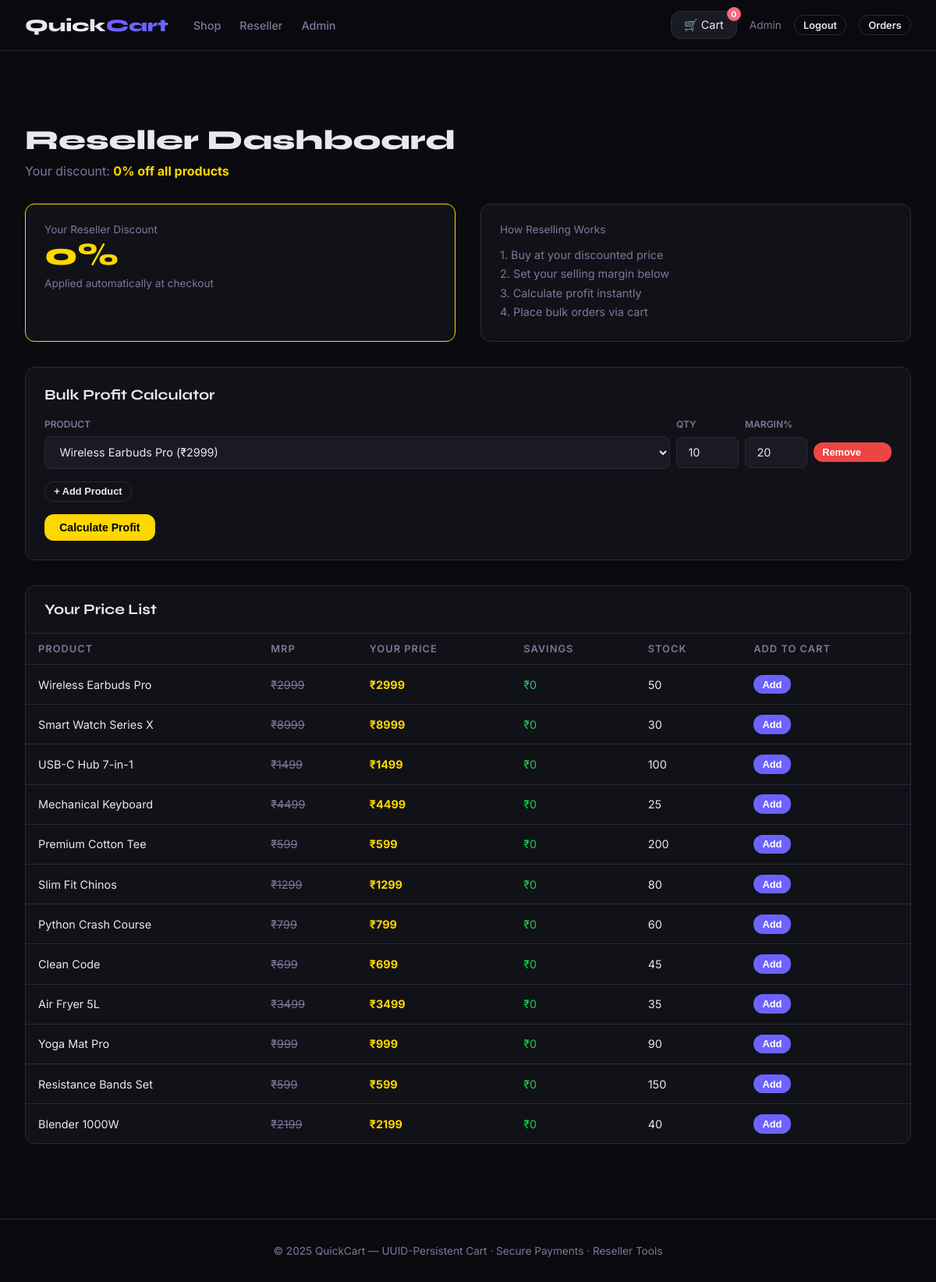
Screenshot of /reseller (signed in) with the database file from the repository.
### app.py (models this page shows, shortened)
class User(UserMixin, db.Model):
    __tablename__ = 'users'
    id            = db.Column(db.Integer, primary_key=True)
    name          = db.Column(db.String(120), nullable=False)
    email         = db.Column(db.String(120), unique=True, nullable=False)
    password_hash = db.Column(db.String(256), nullable=False)
    role          = db.Column(db.String(20), default='customer')  # admin / customer / reseller
    reseller_discount = db.Column(db.Float, default=0.0)          # % discount for resellers
    created_at    = db.Column(db.DateTime, default=datetime.utcnow)
    orders        = db.relationship('Order', backref='buyer', lazy=True)

class Product(db.Model):
    __tablename__ = 'products'
    id          = db.Column(db.Integer, primary_key=True)
    name        = db.Column(db.String(200), nullable=False)
    description = db.Column(db.Text)
    price       = db.Column(db.Float, nullable=False)
    stock       = db.Column(db.Integer, default=0)
    category_id = db.Column(db.Integer, db.ForeignKey('categories.id'))
    image_url   = db.Column(db.String(300), default='')   # kept for legacy / URL fallback
    sku         = db.Column(db.String(80), unique=True)
    created_at  = db.Column(db.DateTime, default=datetime.utcnow)
    is_active   = db.Column(db.Boolean, default=True)
    images      = db.relationship('ProductImage', backref='product',
                                  lazy=True, cascade='all, delete-orphan',
                                  order_by='ProductImage.sort_order')

### app.py (the view)
@app.route('/reseller')
@login_required
def reseller_dashboard():
    if current_user.role not in ('reseller', 'admin'):
        flash('Reseller access required.', 'danger')
        return redirect(url_for('index'))
    products = Product.query.filter_by(is_active=True).all()
    return render_template('reseller.html', products=products,
                           discount=current_user.reseller_discount)

### app.py (called while the page is built)
@login_manager.user_loader
def load_user(user_id):
    return User.query.get(int(user_id))

### templates/reseller.html (shortened to what this page needs)
{% extends "base.html" %}
{% block content %}
<div class="container">
  <div class="page-header">
    <h1>Reseller Dashboard</h1>
    <p>Your discount: <strong style="color:var(--gold);">{{ discount|int }}% off all products</strong></p>
  </div>
  <div style="display:grid; grid-template-columns:1fr 1fr; gap:2rem; margin-bottom:2rem;">
    <div class="card" style="border-color:var(--gold);">
      <div style="font-size:.85rem; color:var(--muted);">Your Reseller Discount</div>
      <div style="font-size:2.5rem; font-weight:800; font-family:'Syne',sans-serif; color:var(--gold);">{{ discount|int }}%</div>
      <div style="font-size:.85rem; color:var(--muted); margin-top:.3rem;">Applied automatically at checkout</div>
    </div>
    <div class="card">
      <div style="font-size:.85rem; color:var(--muted);">How Reselling Works</div>
      <div style="font-size:.9rem; color:var(--muted); margin-top:.8rem; line-height:1.7;">
        1. Buy at your discounted price<br>
        2. Set your selling margin below<br>
        3. Calculate profit instantly<br>
        4. Place bulk orders via cart
      </div>
    </div>
  </div>
  <div class="card" style="margin-bottom:2rem;">
    <h3 style="margin-bottom:1.2rem;">Bulk Profit Calculator</h3>
    <div style="display:grid; grid-template-columns:2fr 80px 80px 100px; gap:.5rem; margin-bottom:.5rem;">
      <div style="font-size:.75rem; color:var(--muted); font-weight:600; text-transform:uppercase;">Product</div>
      <div style="font-size:.75rem; color:var(--muted); font-weight:600; text-transform:uppercase;">Qty</div>
      <div style="font-size:.75rem; color:var(--muted); font-weight:600; text-transform:uppercase;">Margin%</div>
      <div></div>
    </div>
    <div id="calc-rows">
      <div class="calc-row">
        <select class="prod-select" style="width:100%;">
          {% for p in products %}
          <option value="{{ p.id }}" data-price="{{ p.price }}">{{ p.name }} (₹{{ "%.0f"|format(p.price) }})</option>
          {% endfor %}
        </select>
        <input type="number" class="qty-input" value="10" min="1">
        <input type="number" class="margin-input" value="20" min="0" max="200">
        <button class="btn btn-danger btn-sm" onclick="removeRow(this)">Remove</button>
      </div>
    </div>
    <button class="btn btn-outline btn-sm" onclick="addRow()" style="margin-top:.5rem;">+ Add Product</button>
    <div style="margin-top:1rem;">
      <button class="btn btn-gold" onclick="calculate()">Calculate Profit</button>
    </div>
  </div>
  <div class="card" style="padding:0; overflow:hidden;">
    <div style="padding:1.2rem 1.5rem; border-bottom:1px solid var(--border);">
      <h3>Your Price List</h3>
    </div>
    <table>
      <thead><tr><th>Product</th><th>MRP</th><th>Your Price</th><th>Savings</th><th>Stock</th><th>Add to Cart</th></tr></thead>
      <tbody>
      {% for p in products %}
      {% set your_price = p.price * (1 - discount/100) %}
      <tr>
        <td>{{ p.name }}</td>
        <td style="color:var(--muted); text-decoration:line-through;">₹{{ "%.0f"|format(p.price) }}</td>
        <td style="color:var(--gold); font-weight:700;">₹{{ "%.0f"|format(your_price) }}</td>
        <td style="color:var(--success);">₹{{ "%.0f"|format(p.price - your_price) }}</td>
        <td>{{ p.stock }}</td>
        <td><button class="btn btn-primary btn-sm" onclick="addToCart({{ p.id }})">Add</button></td>
      </tr>
      {% endfor %}
      </tbody>
    </table>
  </div>
</div>
{% endblock %}

### templates/base.html (shortened to what this page needs)
<!DOCTYPE html>
<html lang="en">
<head>
</head>
<body>
<nav>
  <div class="nav-inner">
    <a href="/" class="nav-brand">Quick<span>Cart</span></a>
    <div class="nav-links">
      <a href="/shop">Shop</a>
      {% if current_user.is_authenticated and current_user.role in ['reseller','admin'] %}
      <a href="/reseller">Reseller</a>
      {% endif %}
      {% if current_user.is_authenticated and current_user.role == 'admin' %}
      <a href="/admin">Admin</a>
      {% endif %}
    </div>
    <div class="nav-right">
      <a href="/cart" class="cart-btn">
        🛒 Cart
        <span class="cart-badge" id="cart-badge">0</span>
      </a>
      {% if current_user.is_authenticated %}
        <span style="color:var(--muted); font-size:.85rem;">{{ current_user.name }}</span>
        <a href="/logout" class="btn btn-outline btn-sm">Logout</a>
        <a href="/orders" class="btn btn-outline btn-sm">Orders</a>
      {% else %}
        <a href="/login"    class="btn btn-outline btn-sm">Login</a>
        <a href="/register" class="btn btn-primary btn-sm">Register</a>
      {% endif %}
    </div>
  </div>
</nav>
<div class="alerts" style="padding-top:.8rem;">
</div>
{% block content %}{% endblock %}
<footer>
  <p>© 2025 QuickCart — UUID-Persistent Cart · Secure Payments · Reseller Tools</p>
</footer>
</body>
</html>

### templates/base.html (style rules this page uses)
:root { --bg: #0a0a0f; --bg2: #111118; --bg3: #1a1a24; --border: #2a2a3a; --accent: #6c63ff; --accent2: #ff6584; --gold: #ffd700; --text: #e8e8f0; --muted: #7a7a9a; --success: #22c55e; --danger: #ef4444; --warning: #f59e0b; --radius: 12px; --shadow: 0 8px 32px rgba(0,0,0,.5); }
*, *::before, *::after { box-sizing: border-box; margin: 0; padding: 0; }
body { background: var(--bg); color: var(--text); font-family: 'Inter', sans-serif; min-height: 100vh; }
a { color: var(--accent); text-decoration: none; }
h1,h2,h3,h4 { font-family: 'Syne', sans-serif; }
nav { position: sticky; top: 0; z-index: 100; background: rgba(10,10,15,.92); backdrop-filter: blur(20px); border-bottom: 1px solid var(--border); padding: 0 2rem; }
.nav-inner { max-width: 1300px; margin: auto; display: flex; align-items: center; gap: 2rem; height: 64px; }
.nav-brand { font-family: 'Syne', sans-serif; font-weight: 800; font-size: 1.4rem; color: var(--text) !important; text-decoration: none !important; }
.nav-brand span { color: var(--accent); }
.nav-links { display: flex; gap: 1.5rem; align-items: center; }
.nav-links a { color: var(--muted); font-size: .9rem; font-weight: 500; transition: color .2s; text-decoration: none !important; }
.nav-right { margin-left: auto; display: flex; gap: 1rem; align-items: center; }
.cart-btn { position: relative; background: var(--bg3); border: 1px solid var(--border); color: var(--text); padding: .5rem 1rem; border-radius: var(--radius); font-size: .9rem; cursor: pointer; text-decoration: none !important; display: flex; align-items: center; gap: .5rem; }
.cart-badge { position: absolute; top: -6px; right: -6px; background: var(--accent2); color: #fff; border-radius: 50%; width: 18px; height: 18px; font-size: .65rem; font-weight: 700; display: flex; align-items: center; justify-content: center; }
.btn { display: inline-flex; align-items: center; gap: .4rem; padding: .55rem 1.2rem; border-radius: var(--radius); border: none; font-size: .88rem; font-weight: 600; cursor: pointer; transition: all .2s; text-decoration: none !important; }
.btn-primary { background: var(--accent); color: #fff; }
.btn-danger { background: var(--danger); color: #fff; }
.btn-outline { background: transparent; border: 1px solid var(--border); color: var(--text); }
.btn-sm { padding: .3rem .7rem; font-size: .8rem; }
.btn-gold { background: var(--gold); color: #000; }
.container { max-width: 1300px; margin: auto; padding: 2rem; }
.page-header { padding: 3rem 0 2rem; }
.page-header h1 { font-size: 2.2rem; font-weight: 800; }
.page-header p { color: var(--muted); margin-top: .5rem; }
.card { background: var(--bg2); border: 1px solid var(--border); border-radius: var(--radius); padding: 1.5rem; }
.alerts { max-width: 1300px; margin: 0 auto; padding: 0 2rem; }
table { width: 100%; border-collapse: collapse; }
th { text-align: left; padding: .75rem 1rem; font-size: .8rem; font-weight: 600; text-transform: uppercase; letter-spacing: .08em; color: var(--muted); border-bottom: 1px solid var(--border); }
td { padding: .8rem 1rem; border-bottom: 1px solid var(--border); font-size: .9rem; }
tr:last-child td { border-bottom: none; }
input, select, textarea { width: 100%; background: var(--bg3); border: 1px solid var(--border); color: var(--text); padding: .65rem .9rem; border-radius: 8px; font-size: .9rem; outline: none; transition: border-color .2s; font-family: inherit; }
footer { border-top: 1px solid var(--border); padding: 2rem; text-align: center; color: var(--muted); font-size: .85rem; margin-top: 4rem; }

### templates/reseller.html (style rules this page uses)
.calc-row { display:grid; grid-template-columns:2fr 80px 80px 100px; gap:.5rem; align-items:center; margin-bottom:.5rem; }

### rows the page displays
User: name "Admin", reseller_discount "0"
Product: name "Wireless Earbuds Pro", price "2999", your_price "2999", p.price-your_price "0", stock "50"
Product: name "Smart Watch Series X", price "8999", your_price "8999", p.price-your_price "0", stock "30"
Product: name "USB-C Hub 7-in-1", price "1499", your_price "1499", p.price-your_price "0", stock "100"
Product: name "Mechanical Keyboard", price "4499", your_price "4499", p.price-your_price "0", stock "25"
Product: name "Premium Cotton Tee", price "599", your_price "599", p.price-your_price "0", stock "200"
Product: name "Slim Fit Chinos", price "1299", your_price "1299", p.price-your_price "0", stock "80"
Product: name "Python Crash Course", price "799", your_price "799", p.price-your_price "0", stock "60"
Product: name "Clean Code", price "699", your_price "699", p.price-your_price "0", stock "45"
Product: name "Air Fryer 5L", price "3499", your_price "3499", p.price-your_price "0", stock "35"
Product: name "Yoga Mat Pro", price "999", your_price "999", p.price-your_price "0", stock "90"
Product: name "Resistance Bands Set", price "599", your_price "599", p.price-your_price "0", stock "150"
Product: name "Blender 1000W", price "2199", your_price "2199", p.price-your_price "0", stock "40"

### other values shown
form field value "Wireless Earbuds Pro (₹2999)"
